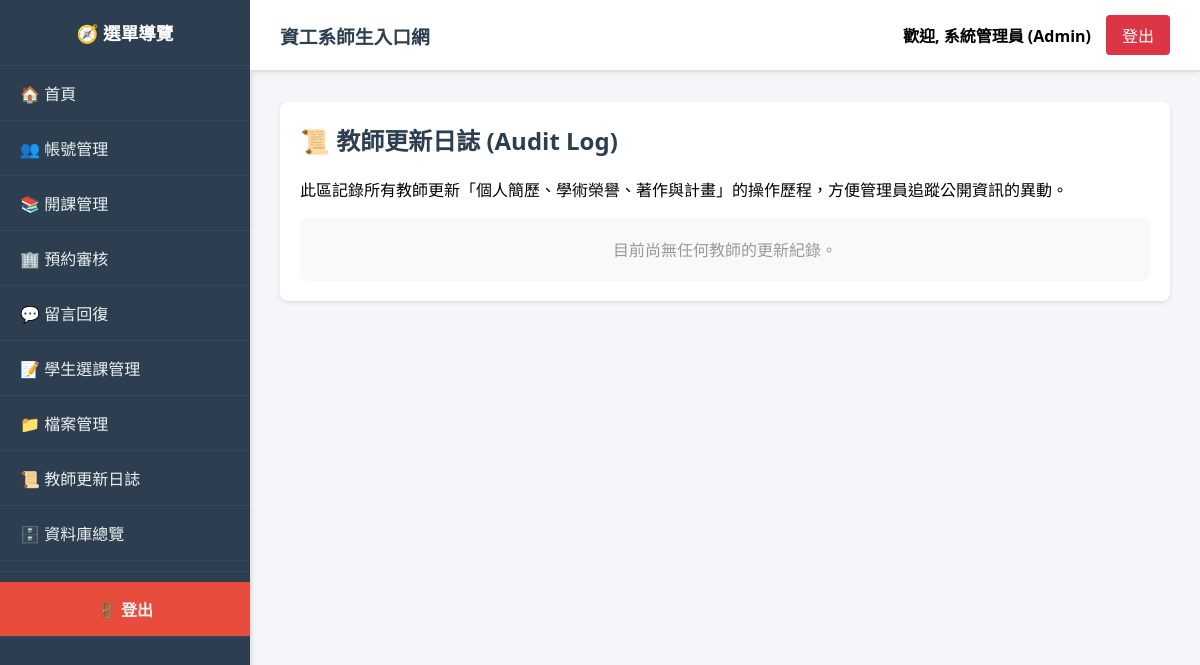
The page /index.php?page=teacher_logs (signed in) on the database as committed earlier.
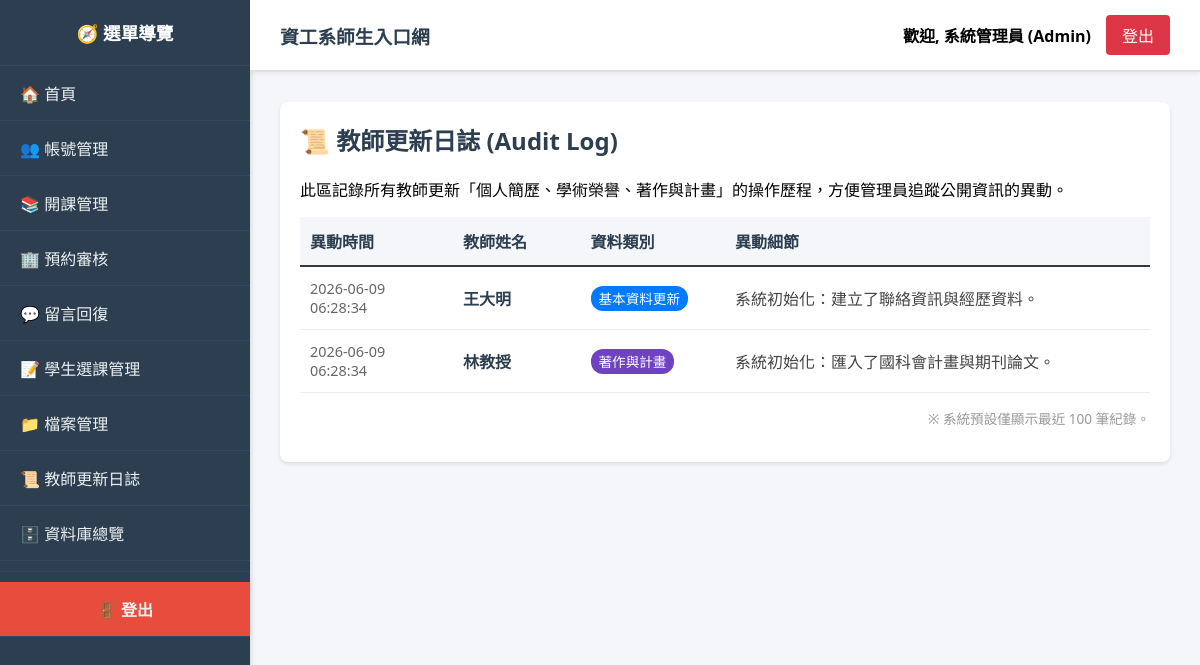
The same page on the database as committed later.
### tables this page shows
CREATE TABLE TeacherLogs (
    log_id INT AUTO_INCREMENT PRIMARY KEY,
    teacher_id INT NOT NULL,
    action_type VARCHAR(50) NOT NULL COMMENT '動作分類',
    description TEXT NOT NULL COMMENT '異動細節',
    created_at TIMESTAMP DEFAULT CURRENT_TIMESTAMP,
    FOREIGN KEY (teacher_id) REFERENCES Teachers(teacher_id) ON DELETE CASCADE
);

CREATE TABLE Teachers (
    teacher_id INT PRIMARY KEY,
    user_id INT NOT NULL,
    name VARCHAR(100) NOT NULL,
    title VARCHAR(100),
    department VARCHAR(100) DEFAULT '資訊工程學系',
    phone VARCHAR(20),
    email VARCHAR(100),
    office_hours VARCHAR(100) DEFAULT NULL COMMENT '請益時間',
    lab_name VARCHAR(100) DEFAULT NULL COMMENT '實驗室名稱',
    lab_info TEXT DEFAULT NULL COMMENT '實驗室簡介與研究方向',
    teaching_experience TEXT DEFAULT NULL COMMENT '校內教學經歷',
    external_experience TEXT DEFAULT NULL COMMENT '校外經歷',
    FOREIGN KEY (user_id) REFERENCES Users(id) ON DELETE CASCADE
);

### modules/admin/teacher_logs.php (the view, shortened to what this page needs)
<div class="card">
    <h2>📜 教師更新日誌 (Audit Log)</h2>
    <p>此區記錄所有教師更新「個人簡歷、學術榮譽、著作與計畫」的操作歷程，方便管理員追蹤公開資訊的異動。</p>
    <?php
    if ($_SESSION['role'] != 'Admin') {
        echo "<p style='color:red;'>無權限。</p>";
    } else {
        $logs = $conn->query("
            SELECT l.*, t.name AS teacher_name
            FROM TeacherLogs l
            JOIN Teachers t ON l.teacher_id = t.teacher_id
            ORDER BY l.created_at DESC
            LIMIT 100
        ");
        if ($logs->num_rows > 0) {
            echo "<table style='width:100%; border-collapse:collapse; text-align:left;'>";
            echo "<tr style='background:#f4f6f9; border-bottom:2px solid #343a40;'>
                    <th style='padding:12px 10px; width:18%;'>異動時間</th>
                    <th style='padding:12px 10px; width:15%;'>教師姓名</th>
                    <th style='padding:12px 10px; width:17%;'>資料類別</th>
                    <th style='padding:12px 10px; width:50%;'>異動細節</th>
                  </tr>";
            while ($r = $logs->fetch_assoc()) {
                $type = $r['action_type'];
                $type_color = "#6c757d";
                if ($type == '基本資料更新') $type_color = "#007bff";
                if ($type == '著作與計畫') $type_color = "#6f42c1";
                $badge = "<span style='background:{$type_color}; color:#fff; padding:3px 8px; border-radius:12px; font-size:0.85em;'>{$type}</span>";
                echo "<tr style='border-bottom:1px solid #eee;' onmouseover=\"this.style.background='#f9f9f9'\" onmouseout=\"this.style.background='#fff'\">";
                echo "<td style='padding:12px 10px; color:#666; font-size:0.9em;'>" . $r['created_at'] . "</td>";
                echo "<td style='padding:12px 10px; font-weight:bold; color:#2c3e50;'>" . htmlspecialchars($r['teacher_name']) . "</td>";
                echo "<td style='padding:12px 10px;'>" . $badge . "</td>";
                echo "<td style='padding:12px 10px; color:#444;'>" . htmlspecialchars($r['description']) . "</td>";
                echo "</tr>";
            }
            echo "</table>";
            echo "<p style='color:#999; font-size:0.85em; margin-top:15px; text-align:right;'>※ 系統預設僅顯示最近 100 筆紀錄。</p>";
        } else {
            echo "<div style='background:#f8f9fa; padding:20px; text-align:center; color:#999; border-radius:8px;'>目前尚無任何教師的更新紀錄。</div>";
        }
    }
    ?>
</div>

### index.php (shortened to what this page needs)
﻿<?php
require_once 'db_connect.php';
$role = isset($_SESSION['role']) ? $_SESSION['role'] : 'Guest';
$page = isset($_GET['page']) ? $_GET['page'] : 'home';
?>
<!DOCTYPE html>
<html lang="zh-TW">
<head>
    <link rel="stylesheet" href="assets/css/style.css">
</head>
<body>
    <div class="sidebar">
        <h2>🧭 選單導覽</h2>
        <?php
        if ($role == 'Admin') {
            include 'includes/sidebar_admin.php';
        } elseif ($role == 'Teacher') {
            include 'includes/sidebar_teacher.php';
        } elseif ($role == 'Student') {
            include 'includes/sidebar_student.php';
        } else {
            include 'includes/sidebar_public.php';
        }
        ?>
    </div>
    <div class="main-content">
        <?php include 'includes/header.php'; ?>
        <div class="content-area">
            <?php
            if ($page == 'login') {
                include 'login.php';
            } else {
                $module_path = '';
                $page_name = basename($page);
                if (in_array($page_name, ['home', 'faculty', 'labs', 'teacher_detail', 'downloads'])) {
                    $module_path = 'modules/public/' . $page_name . '.php';
                } else if ($role == 'Admin' && in_array($page_name, ['manage_accounts', 'manage_courses', 'manage_enrollments', 'review_reservations', 'review_messages', 'manage_files', 'view_database', 'teacher_logs'])) {
                    $module_path = 'modules/admin/' . $page_name . '.php';
                } else if ($role == 'Teacher' && in_array($page_name, ['profile', 'syllabus', 'grading'])) {
                    $module_path = 'modules/teacher/' . $page_name . '.php';
                } else if ($role == 'Student' && in_array($page_name, ['course_selection', 'my_schedule', 'reservation', 'message'])) {
                    $module_path = 'modules/student/' . $page_name . '.php';
                }
                if ($module_path != '' && file_exists($module_path)) {
                    include $module_path;
                } else {
                    echo "<div class='card' style='border-left: 4px solid #dc3545;'><h2>⚠️ 發生錯誤</h2><p>您請求的頁面不存在，或您沒有權限瀏覽此頁面。</p></div>";
                }
            }
            ?>
        </div>
    </div>
</body>
</html>

### includes/sidebar_admin.php
<a href="index.php?page=home">🏠 首頁</a>
<a href="index.php?page=manage_accounts">👥 帳號管理</a>
<a href="index.php?page=manage_courses">📚 開課管理</a>
<a href="index.php?page=review_reservations">🏢 預約審核</a>
<a href="index.php?page=review_messages">💬 留言回復</a>
<a href="index.php?page=manage_enrollments">📝 學生選課管理</a>
<a href="index.php?page=manage_files">📁 檔案管理</a>
<a href="index.php?page=teacher_logs">📜 教師更新日誌</a>
<a href="index.php?page=view_database">🗄️ 資料庫總覽</a>
<hr style="margin: 10px 0; border: none; border-top: 1px solid #34495e;">
<a href="logout.php" style="background-color: #e74c3c; text-align: center; font-weight: bold;">🚪 登出</a>

### includes/header.php
<div class="header">
    <div style="flex: 1;">
        <h3 style="margin: 0;">資工系師生入口網</h3>
    </div>
    <div style="display: flex; gap: 15px; align-items: center;">
        <?php if(isset($_SESSION['user_id'])): ?>
            <?php
                $display_name = $_SESSION['username'];
                if(isset($conn)) {
                    $uid = intval($_SESSION['user_id']);
                    $role_type = $_SESSION['role'];
                    $table = '';
                    if($role_type == 'Admin') $table = 'Admins';
                    elseif($role_type == 'Teacher') $table = 'Teachers';
                    elseif($role_type == 'Student') $table = 'Students';
                    if($table) {
                        $name_query = $conn->query("SELECT name FROM $table WHERE user_id = $uid");
                        if($name_query && $n_row = $name_query->fetch_assoc()) {
                            $display_name = $n_row['name'];
                        }
                    }
                }
            ?>
            <span style="font-weight: bold;">歡迎, <?php echo htmlspecialchars($display_name); ?>
            (<?php echo htmlspecialchars($_SESSION['role']); ?>)</span>
            <a href="logout.php" class="btn" style="margin: 0; background: #dc3545;">登出</a>
        <?php else: ?>
            <a href="index.php?page=login" class="btn" style="margin: 0;">系統登入</a>
        <?php endif; ?>
    </div>
</div>

### assets/css/style.css (style rules this page uses)
.sidebar { width: 250px; background-color: #2c3e50; color: #fff; display: flex; flex-direction: column; overflow-y: auto; box-shadow: 2px 0 4px rgba(0,0,0,0.1); }
.sidebar h2 { text-align: center; padding: 20px 0; border-bottom: 1px solid #34495e; margin: 0; font-size: 1.1rem; font-weight: 600; }
.sidebar a { padding: 15px 20px; color: #ecf0f1; text-decoration: none; border-bottom: 1px solid #34495e; display: block; transition: all 0.3s ease; font-weight: 500; }
.main-content { flex: 1; display: flex; flex-direction: column; overflow: hidden; }
.header { background-color: #fff; padding: 15px 30px; border-bottom: 2px solid #e0e0e0; display: flex; justify-content: space-between; align-items: center; flex-wrap: wrap; gap: 20px; box-shadow: 0 2px 4px rgba(0,0,0,0.05); }
.header h3 { margin: 0; color: #2c3e50; }
.content-area { padding: 30px; overflow-y: auto; flex: 1; }
.card { background: #fff; border-radius: 8px; padding: 20px; box-shadow: 0 2px 4px rgba(0,0,0,0.1); margin-bottom: 20px; }
.card h2 { margin-top: 0; color: #2c3e50; }
button, .btn { padding: 8px 16px; background: #007bff; color: white; border: none; border-radius: 4px; cursor: pointer; text-decoration: none; display: inline-block; transition: all 0.3s ease; font-weight: 500; }
table { border-collapse: collapse; width: 100%; }
table tr { border-bottom: 1px solid #e0e0e0; }
table th, table td { padding: 12px 10px; text-align: left; }
table th { background-color: #f4f6f9; font-weight: 600; color: #2c3e50; }
hr { border: none; border-top: 1px solid #e0e0e0; margin: 20px 0; }

Rows that differ between the two databases and show on the page:
added teacherlogs: created_at "2026-06-09 06:28:34", teacher.name "王大明", action_type "基本資料更新", description "系統初始化：建立了聯絡資訊與經歷資料。"
added teacherlogs: created_at "2026-06-09 06:28:34", teacher.name "林教授", action_type "著作與計畫", description "系統初始化：匯入了國科會計畫與期刊論文。"
Other text that changed with them:
text no longer shown: "目前尚無任何教師的更新紀錄。"
text now shown: "異動時間 教師姓名 資料類別 異動細節 ※ 系統預設僅顯示最近 100 筆紀錄。"
